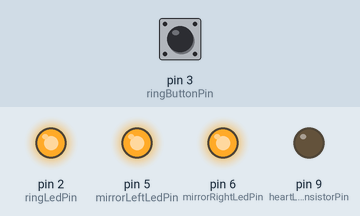
Bench run of a sketch on a simulated Arduino Uno, built with avr-gcc and run on an emulated ATmega328P. On the bench: output pins drawn as LEDs (lit = HIGH). The inputs (shaded band) are chosen by the test bench; at power-on: pin 3 (ringButtonPin) HIGH.

Above: at 8.1 s.
8.2 s: pin 3 (ringButtonPin) pulled LOW for 0.2 s
At 8.37 s:
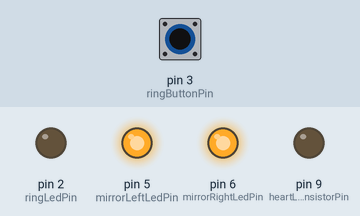
11.2 s: pin 3 (ringButtonPin) pulled LOW for 3.2 s
At 16.1 s:
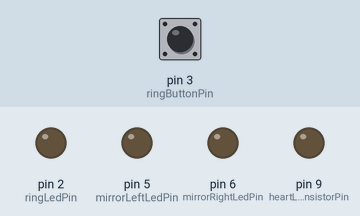
At 18.78 s:
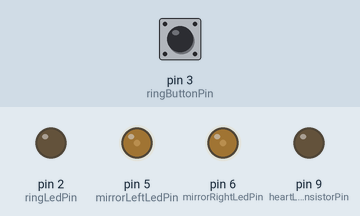
Timing chart, 0 to 21.9 s (numbered marks = the images above; inputs shaded):
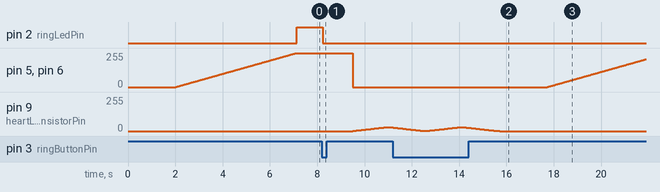

The sketch:

heart-box.ino
```cpp
int heartLedsTransistorPin = 9;
int heartDelayTime = 50;
int heartFadeFrame = 1;
int heartMaxBrightness = 30;
int heartMinBrightness = 1;

int ringButtonPin = 3;
int ringLedPin = 2;

int mirrorLeftLedPin = 5;
int mirrorRightLedPin = 6;
int mirrorLedsMaxBrightness = 255;
int mirrorLedsMinBrightness = 0;
int mirrorLedsFadeFrame = 1;
int mirrorLedsFadeInDelayTime = 20;
int mirrorLedsFadeOutDelayTime = 5;
boolean mirrorLedsAnimationTriggered = false;


void setup() {

  pinMode(ringButtonPin, INPUT_PULLUP);
  pinMode(ringLedPin, OUTPUT);
  pinMode(mirrorLeftLedPin, OUTPUT);
  pinMode(mirrorRightLedPin, OUTPUT);

}


void loop() {

  if ( digitalRead(ringButtonPin) == HIGH ) { // box is open, heart stops pulsing

    if ( mirrorLedsAnimationTriggered == false ) {

      // stop heart animation
      analogWrite(heartLedsTransistorPin, 0);

      // pause for 1sec, to have time to fully open the box ;)
      delay(2000);

      // mirror leds fade in
      for (int fadeValue = mirrorLedsMinBrightness; fadeValue <= mirrorLedsMaxBrightness; fadeValue += mirrorLedsFadeFrame) {
        analogWrite(mirrorLeftLedPin, fadeValue);
        analogWrite(mirrorRightLedPin, fadeValue);
        delay(mirrorLedsFadeInDelayTime);
      }

      // mirror leds animation triggered only once
      mirrorLedsAnimationTriggered = true;

      // switch on ring box led
      digitalWrite(ringLedPin, HIGH);
    }

  // box is closed, heart starts pulsing
  } else {

    if ( mirrorLedsAnimationTriggered == true ) {

      // led in ring box is off
      digitalWrite(ringLedPin, LOW);

      // fade out mirror leds
      for (int fadeValue = mirrorLedsMaxBrightness; fadeValue >= mirrorLedsMinBrightness; fadeValue -= mirrorLedsFadeFrame) {
        analogWrite(mirrorLeftLedPin, fadeValue);
        analogWrite(mirrorRightLedPin, fadeValue);
        delay(mirrorLedsFadeOutDelayTime);
      }

      // reset mirror leds animation flag
      mirrorLedsAnimationTriggered = false;
    }


    // heart pulsing animation, fade in
    for (int fadeValue = heartMinBrightness; fadeValue <= heartMaxBrightness; fadeValue += heartFadeFrame) {
      analogWrite(heartLedsTransistorPin, fadeValue);
      delay(heartDelayTime);
    }

    // heart pulsing animation, fade out
    for (int fadeValue = heartMaxBrightness; fadeValue >= heartMinBrightness; fadeValue -= heartFadeFrame) {
      analogWrite(heartLedsTransistorPin, fadeValue);
      delay(heartDelayTime);
    }
  }

  // pause 100ms, it's not necessary
  delay(100);

}
```

Measured:
- after the input at 8.2 s, pin 2 (ringLedPin): HIGH → LOW at once; pin 5 (mirrorLeftLedPin), pin 6 (mirrorRightLedPin): 255/255 → 0/255 after 1.3 s; pin 9 (heartLedsTransistorPin): rises from 0/255 to 30/255 in 1.5 s, then falls to 27/255 in 0.20 s
- after the input at 11.2 s, pin 2 (ringLedPin): stays LOW (without the input it goes to HIGH after 8.5 s)
